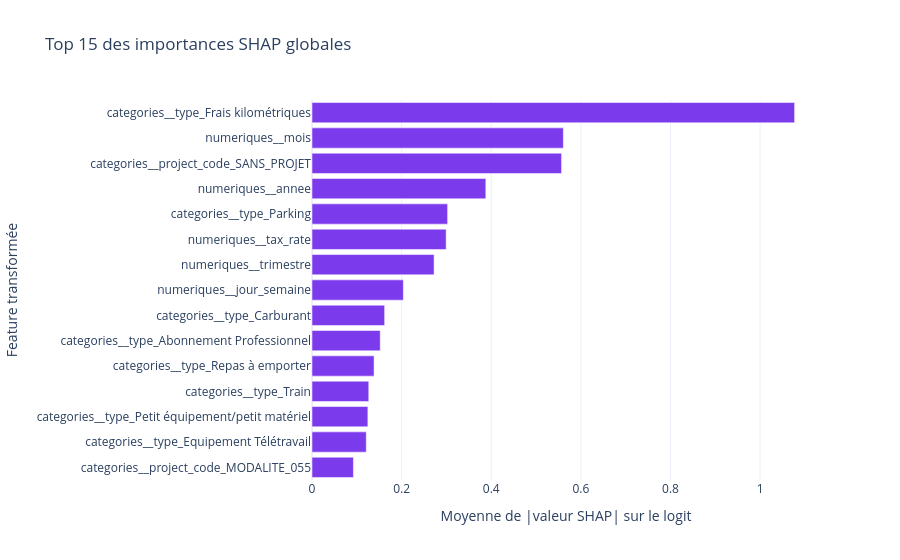

Notebook cell for this chart:
### Markdown cell above
### Importance SHAP globale

### Code cell
shap_global_importance = (
    pd.DataFrame(
        {
            "Feature": feature_names,
            "Importance SHAP moyenne absolue": np.abs(shap_values).mean(axis=0),
        }
    )
    .sort_values("Importance SHAP moyenne absolue", ascending=False)
    .reset_index(drop=True)
)
display(shap_global_importance.head(20))

top_shap = shap_global_importance.head(15).sort_values(
    "Importance SHAP moyenne absolue"
)
shap_figure = go.Figure(
    go.Bar(
        x=top_shap["Importance SHAP moyenne absolue"],
        y=top_shap["Feature"],
        orientation="h",
        marker_color="#7C3AED",
    )
)
shap_figure.update_layout(
    title="Top 15 des importances SHAP globales",
    xaxis_title="Moyenne de |valeur SHAP| sur le logit",
    yaxis_title="Feature transformée",
)
shap_figure.show()

### Figure 1 — Plotly figure (JSON) as saved in the notebook; plotly's stock layout.template omitted (floating-point values rounded to 4 significant figures)
{"data": [{"marker": {"color": "#7C3AED"}, "orientation": "h", "type": "bar", "x": [0.09243, 0.1211, 0.1247, 0.1267, 0.1385, 0.1523, 0.1621, 0.2039, 0.2725, 0.2994, 0.3027, 0.3879, 0.5569, 0.561, 1.077], "y": ["categories__project_code_MODALITE_055", "categories__type_Equipement Télétravail", "categories__type_Petit équipement/petit matériel", "categories__type_Train", "categories__type_Repas à emporter", "categories__type_Abonnement Professionnel", "categories__type_Carburant", "numeriques__jour_semaine", "numeriques__trimestre", "numeriques__tax_rate", "categories__type_Parking", "numeriques__annee", "categories__project_code_SANS_PROJET", "numeriques__mois", "categories__type_Frais kilométriques"]}], "layout": {"title": {"text": "Top 15 des importances SHAP globales"}, "xaxis": {"title": {"text": "Moyenne de |valeur SHAP| sur le logit"}}, "yaxis": {"title": {"text": "Feature transformée"}}}}
